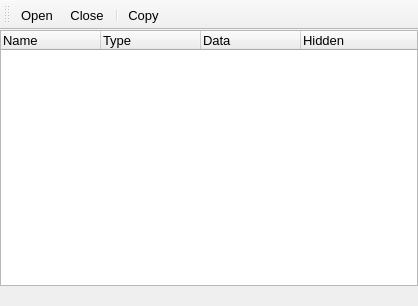
<?xml version="1.0" encoding="UTF-8"?>
<ui version="4.0">
 <class>nHDF5</class>
 <widget class="QMainWindow" name="nHDF5">
  <property name="geometry">
   <rect>
    <x>0</x>
    <y>0</y>
    <width>418</width>
    <height>306</height>
   </rect>
  </property>
  <property name="windowTitle">
   <string>HDF5</string>
  </property>
  <property name="unifiedTitleAndToolBarOnMac">
   <bool>true</bool>
  </property>
  <widget class="QWidget" name="centralwidget">
   <layout class="QGridLayout" name="gridLayout">
    <property name="margin">
     <number>0</number>
    </property>
    <item row="0" column="0">
     <widget class="QTreeWidget" name="treeWidget">
      <property name="font">
       <font>
        <pointsize>10</pointsize>
       </font>
      </property>
      <property name="mouseTracking">
       <bool>true</bool>
      </property>
      <property name="editTriggers">
       <set>QAbstractItemView::SelectedClicked</set>
      </property>
      <property name="alternatingRowColors">
       <bool>true</bool>
      </property>
      <property name="selectionMode">
       <enum>QAbstractItemView::SingleSelection</enum>
      </property>
      <property name="headerHidden">
       <bool>false</bool>
      </property>
      <attribute name="headerDefaultSectionSize">
       <number>100</number>
      </attribute>
      <column>
       <property name="text">
        <string>Name</string>
       </property>
      </column>
      <column>
       <property name="text">
        <string>Type</string>
       </property>
      </column>
      <column>
       <property name="text">
        <string>Data</string>
       </property>
      </column>
      <column>
       <property name="text">
        <string>Hidden</string>
       </property>
      </column>
     </widget>
    </item>
   </layout>
  </widget>
  <widget class="QStatusBar" name="statusBar">
   <property name="font">
    <font>
     <pointsize>10</pointsize>
    </font>
   </property>
   <property name="sizeGripEnabled">
    <bool>false</bool>
   </property>
  </widget>
  <widget class="QToolBar" name="toolBar">
   <property name="font">
    <font>
     <pointsize>10</pointsize>
    </font>
   </property>
   <property name="windowTitle">
    <string>toolBar</string>
   </property>
   <property name="iconSize">
    <size>
     <width>20</width>
     <height>20</height>
    </size>
   </property>
   <attribute name="toolBarArea">
    <enum>TopToolBarArea</enum>
   </attribute>
   <attribute name="toolBarBreak">
    <bool>false</bool>
   </attribute>
   <addaction name="actionOpen"/>
   <addaction name="actionClose"/>
   <addaction name="separator"/>
   <addaction name="actionCopy"/>
  </widget>
  <action name="actionOpen">
   <property name="icon">
    <iconset resource="../resources/neutrino.qrc">
     <normaloff>:icons//plus.png</normaloff>:icons/plus</iconset>
   </property>
   <property name="text">
    <string>Open</string>
   </property>
  </action>
  <action name="actionClose">
   <property name="icon">
    <iconset resource="../resources/neutrino.qrc">
     <normaloff>:icons//remove.png</normaloff>:icons/remove</iconset>
   </property>
   <property name="text">
    <string>Close</string>
   </property>
  </action>
  <action name="actionCopy">
   <property name="icon">
    <iconset resource="../resources/neutrino.qrc">
     <normaloff>:icons//saveClipboard.png</normaloff>:icons/saveClipboard</iconset>
   </property>
   <property name="text">
    <string>Copy</string>
   </property>
   <property name="toolTip">
    <string>Copy path</string>
   </property>
  </action>
 </widget>
 <resources>
  <include location="../resources/neutrino.qrc"/>
 </resources>
 <connections/>
</ui>
